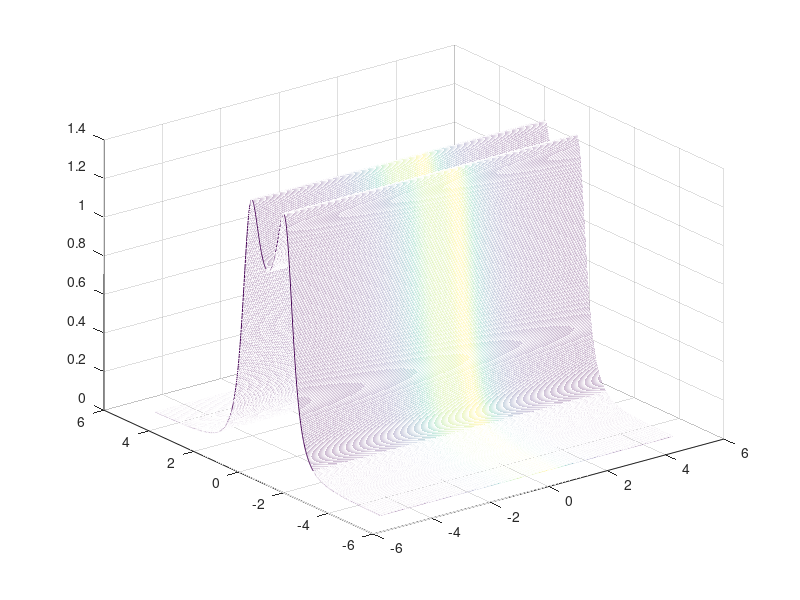

Source code (MATLAB):
function testingKramersKronig
    clear all;
    x = linspace(-5,5,1000);
    [rIn,iIn] = meshgrid(x,x);
    zIn = rIn + 1i.*iIn;
    zOut = test003(zIn);
    rOut = real(zOut);
    iOut = imag(zOut);
    rKKOut = KKreal(iOut);
    iKKOut = KKimag(rOut);
    %mesh(rIn,iIn,rOut,iOut);
    mesh(rIn, iIn, rKKOut, iKKOut);
end

function zOut = test001(zIn)
    a = real(zIn);
    b = imag(zIn);
    reOut = (a+b) ./ (b.^2 + 1);
    imOut = (a-b) ./ (a.^2 + 1);
    zOut = complex(reOut, imOut);
end


function zOut = test002(zIn)
    a = real(zIn);
    b = imag(zIn);
    reOut = (a+b) ./ (a.^2 + b.^2 + 1);
    imOut = (a-b) ./ (a.^2 + b.^2 + 1);
    zOut = complex(reOut, imOut);
end


function zOut = test003(zIn)
    a = real(zIn);
    b = imag(zIn);
    reOut = (a.^3 + 1)./(a.^5+1);
    imOut = (b.^2 + 1)./(b.^6+1);
    zOut = complex(reOut, imOut);
end

function rOut = KKreal(iIn)
    rOut = iIn;
end

function iOut = KKimag(rIn)
    iOut = rIn;
end